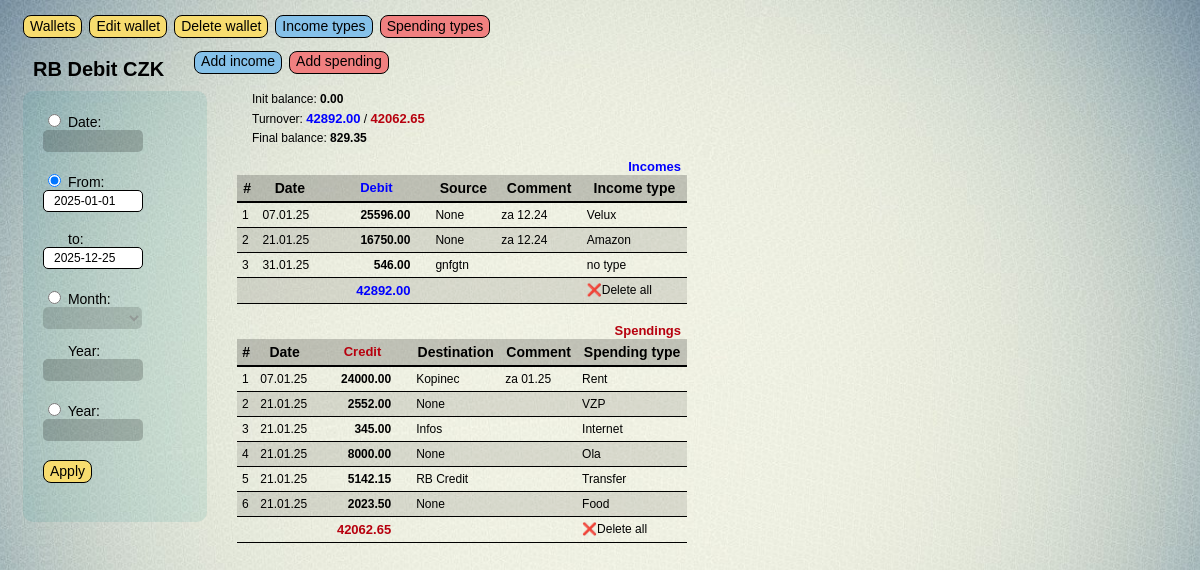
The app's page /finance/home_wlt/6/calendar/?choice=period&start_date=2025-01-01&end_date=2025-12-25 with its own data.
### finance/models.py (models this page shows, shortened)
class Wallet(models.Model):
    W_TYPES = (
        ('a', 'account'),
        ('b', 'bank account'),
        ('c', 'cash'),
        )
    w_name = models.CharField(max_length=20, verbose_name = 'Wallet name')
    w_ticker = models.CharField(max_length=3, verbose_name = 'Currency ticker')
    w_type = models.CharField(max_length=1, choices=W_TYPES, verbose_name = 'Type')
    w_bank = models.CharField(max_length=25, verbose_name = 'Bank name', blank=True)
    w_date = models.DateField(db_index=True, verbose_name = 'Open date')
    w_balance = models.DecimalField(max_digits=12, decimal_places=2, verbose_name = 'Open balance', default=0.00)
    f_name = models.CharField(max_length=24, blank=True, verbose_name='Full wallet name')
    w_limit = models.DecimalField(max_digits=12, decimal_places=2, verbose_name = 'Limit', default=0.00)
    class Meta:
        verbose_name = 'wallet'
        verbose_name_plural = 'wallets'
        ordering = ['w_name']

class Income(models.Model):
    date = models.DateField(db_index=True, verbose_name = 'Date')
    debit = models.DecimalField(max_digits=12, decimal_places=2, verbose_name = 'Sum dt')
    source = models.CharField(max_length=20, null=True, blank=True, verbose_name = 'From')
    comment = models.TextField(max_length=60, null=True, blank=True, verbose_name = 'Comment')
    income_type = models.ForeignKey('Income_type', null=True, blank=True, on_delete=models.PROTECT, verbose_name = 'Income Type')
    wallet = models.ForeignKey(Wallet, null=True, blank=True, on_delete=models.CASCADE, verbose_name = 'Wallet')
    class Meta:
        verbose_name = 'income'
        verbose_name_plural = 'incomes'
        ordering = ['date']

class Income_type(models.Model):
    name = models.CharField(max_length=30, db_index=True, unique=True, verbose_name ='income type')
    def __str__(self):
        return self.name
    class Meta:
        verbose_name = 'income type'
        verbose_name_plural = 'income types'
        ordering = ['name']

class Spending(models.Model):
    date = models.DateField(db_index=True, verbose_name = 'Date')
    credit = models.DecimalField(max_digits=12, decimal_places=2, verbose_name = 'Sum ct')
    destination = models.CharField(max_length=20, null=True, blank=True, verbose_name = 'To')
    comment = models.TextField(max_length=60, null=True, blank=True, verbose_name = 'Comment')
    spending_type = models.ForeignKey('Spending_type', null=True, blank=True, on_delete=models.PROTECT, verbose_name = 'Spending Type')
    wallet = models.ForeignKey(Wallet, null=True, blank=True, on_delete=models.CASCADE, verbose_name='Wallet')
    class Meta:
        verbose_name = 'spending'
        verbose_name_plural = 'spendings'
        ordering = ['date']

class Spending_type(models.Model):
    name = models.CharField(max_length=30, db_index=True, unique=True,  verbose_name ='spending type')
    def __str__(self):
        return self.name
    class Meta:
        verbose_name = 'spending type'
        verbose_name_plural = 'spending types'
        ordering = ['name']

### finance/views.py (the view, shortened to what this page needs)
# urls.py: path('home_wlt/<int:pk>/calendar/', calendar_view, name='calendar'),
def calendar_view(request, pk):
    current_wlt = Wallet.objects.get(pk=pk)
    context = {}
    if request.method == 'GET':
        choice = request.GET.get("choice")
        if choice == "date":#_____________________________________________________________________date
            single_date = request.GET.get("single_date")
            context['single_date'] = single_date
            filtered_dt = Income.objects.filter(wallet=current_wlt, date=single_date)
            filtered_dt_sum = filtered_dt.aggregate(Sum('debit'))['debit__sum'] or Decimal('0.00')
            filtered_ct = Spending.objects.filter(wallet=current_wlt, date=single_date)
            filtered_ct_sum = filtered_ct.aggregate(Sum('credit'))['credit__sum'] or Decimal('0.00')
            data_chart = get_data_chart(filtered_dt, filtered_ct)
            init_date = datetime.strptime(single_date, "%Y-%m-%d").date()
            prev_date = init_date - timedelta(days=1)
            if init_date < current_wlt.w_date:
                init_bal = 0
            else:
                before_obj_dt = Income.objects.filter(wallet=current_wlt, date__range=[current_wlt.w_date, prev_date])
                before_dt_sum = before_obj_dt.aggregate(Sum('debit'))['debit__sum'] or Decimal('0.00')
                before_obj_ct = Spending.objects.filter(wallet=current_wlt, date__range=[current_wlt.w_date, prev_date])
                before_ct_sum = before_obj_ct.aggregate(Sum('credit'))['credit__sum'] or Decimal('0.00')
                init_bal = current_wlt.w_balance + before_dt_sum - before_ct_sum
        elif choice == "period":#_____________________________________________________________________period
            start_date = request.GET.get("start_date")
            end_date = request.GET.get("end_date")
            context['start_date'] = start_date
            context['end_date'] = end_date
            filtered_dt = Income.objects.filter(wallet=current_wlt, date__range=[start_date, end_date])
            filtered_dt_sum = filtered_dt.aggregate(Sum('debit'))['debit__sum'] or Decimal('0.00')
            filtered_ct = Spending.objects.filter(wallet=current_wlt, date__range=[start_date, end_date])
            filtered_ct_sum = filtered_ct.aggregate(Sum('credit'))['credit__sum'] or Decimal('0.00')
            data_chart = get_data_chart(filtered_dt, filtered_ct)
            init_date = datetime.strptime(start_date, "%Y-%m-%d").date()
            prev_date = init_date - timedelta(days=1)
            if init_date < current_wlt.w_date:
                init_bal = 0
            else:
                before_obj_dt = Income.objects.filter(wallet=current_wlt, date__range=[current_wlt.w_date, prev_date])
                before_dt_sum = before_obj_dt.aggregate(Sum('debit'))['debit__sum'] or Decimal('0.00')
                before_obj_ct = Spending.objects.filter(wallet=current_wlt, date__range=[current_wlt.w_date, prev_date])
                before_ct_sum = before_obj_ct.aggregate(Sum('credit'))['credit__sum'] or Decimal('0.00')
                init_bal = current_wlt.w_balance + before_dt_sum - before_ct_sum
    final_balance = init_bal + filtered_dt_sum - filtered_ct_sum
    context['wlt_pk'] = pk
    context['current_wlt'] = current_wlt
    context['init_bal'] = init_bal
    context['filtered_dt'] = filtered_dt
    context['filtered_dt_count']= filtered_dt.count()
    context['filtered_dt_sum'] = filtered_dt_sum
    context['filtered_ct'] = filtered_ct
    context['filtered_ct_count'] = filtered_ct.count()
    context['filtered_ct_sum'] = filtered_ct_sum
    context['dtct_sum'] = filtered_dt_sum + filtered_ct_sum
    context['left'] = current_wlt.w_limit + final_balance
    context['final_balance'] = final_balance
    context['data_chart'] = data_chart
    return render(request, 'finance/home_wlt.html', context)

### finance/templates/finance/home_wlt.html (shortened to what this page needs)
{% extends 'layout/basic.html' %}
{% load static %}
{% block header %}
    <div class='header'>
        <h1>{{current_wlt.f_name}}</h1>
            <button class="btn nav_btn btn_blue" onclick="location.href='{% url 'add_income' current_wlt.pk %}?{% for key, value in request.GET.items %}{{ key }}={{ value }}&{% endfor %}'">Add income</button>
            <button class="btn nav_btn btn_red"  onclick="location.href='{% url 'add_spending' current_wlt.pk %}?{% for key, value in request.GET.items %}{{ key }}={{ value }}&{% endfor %}'">Add spending</button>
    </div>
{% endblock %}
{% block left_side %}
    <div class="container_dark">
        <form method="get" action="{% url 'calendar' current_wlt.pk %}">
            <input type="radio" name="choice" value="date" id="choose-date" onclick="toggleFields()" {% if single_date %}checked{% endif %}>
            <label>Date:<input type="text" name="single_date" id="single_date" class="flatpickr" data-enable-time="false" data-date-format="Y-m-d" value="{{ single_date }}"></label>
            <p><input type="radio" name="choice" value="period" id="choose-period" onclick="toggleFields()" {% if start_date or end_date %}checked{% endif %}>
            <label>From:</label>
            <input type="text" name="start_date" id="start_date" class="flatpickr" data-enable-time="false" data-date-format="Y-m-d" value="{{ info_init|date:'Y-m-d' }}" {% if not start_date %}disabled{% endif %}></p>
            <p><label style="margin-left: 25px;">to:</label>
            <input type="text" name="end_date" id="end_date" class="flatpickr" data-enable-time="false" data-date-format="Y-m-d" value="{{ end_date }}" {% if not start_date %}disabled{% endif %}></p>
            <p><input type="radio" name="choice" value="month_year" id="choose-month-year" onclick="toggleFields()" {% if month and year %}checked{% endif %}>
            <label>Month:</label>
            <select name="month" id="month" {% if not month and not year %}disabled{% endif %}>
            </select></p>
            <label style="margin-left: 25px;">Year:</label>
            <input type="number" name="year" id="year" min="1900" max="2100" value="{{ year }}" {% if not month and not year %}disabled{% endif %}>
            <p><input type="radio" name="choice" value="year_only" id="choose-year-only" onclick="toggleFields()" {% if year_only %}checked{% endif %}>
            <label>Year:</label>
            <input type="number" name="year_only" id="year_only" min="1900" max="2100" value="{{ year_only }}" {% if not year_only %}disabled{% endif %}></p>
            <p><button class='btn nav_btn' type='submit'>Apply</button></p>
        </form>
    </div>
{% endblock %}
{% block right_side %}
    {% if dtct_sum != 0 %}
        <div class="info_txt">
            <p>Init balance:  <span class="bal">{{ init_bal|floatformat:2 }}</span></p>
            <p>Turnover: <span class="d">{{ filtered_dt_sum|floatformat:2 }}</span>  /  <span class="c">{{ filtered_ct_sum|floatformat:2 }}</span> </p>
            <p>Final balance: <span class="bal">{{ final_balance|floatformat:2 }}</span></p>
        </div>
        <button class="collapsible dt d">Incomes</button>
        <table>
            <thead>
                <tr>
                    <th>#</th>
                    <th>Date</th>
                    <th class="d">Debit</th>
                    <th>Source</th>
                    <th>Comment</th>
                    <th>Income type</th>
                </tr>
            </thead>
            <tbody>
                {% for rec in filtered_dt %}
                <tr class="table-container dt">
                    <td>{{ forloop.counter }}</td>
                    <td>{{ rec.date|date:"d.m.y" }}</td>
                    <td style="text-align: right; padding: 5px 20px 5px 10px; font-weight: bold;">
                        <a href="{% url 'update_income' w_pk=current_wlt.pk income_pk=rec.pk %}?{% for key, value in request.GET.items %}{{ key }}={{ value }}&{% endfor %}">{{ rec.debit }}</a>
                    </td>
                    <td>{{ rec.source }}</td>
                    <td>{{ rec.comment }}</td>
                    <td>{{ rec.income_type }}</td>
                </tr>
                {% endfor %}
                <tr class="always-visible">
                    <td></td>
                    <td></td>
                    <td style="text-align: right; padding: 5px 20px 5px 20px;" class="d">{{ filtered_dt_sum|floatformat:2 }}</td>
                    <td></td>
                    <td></td>
                    <td><a href="#" class="delete_dt_link" data_url_dt="{% url 'delete_filtered_dt' w_pk=current_wlt.pk %}
?params={% for key, value in request.GET.items %}{{ key }}={{ value }}*{% endfor %}&ids={% for item in filtered_dt %}{{ item.pk }}/{% endfor %}">❌Delete all</a>
                </tr>
            </tbody>
        </table>
        <br>
        <button class="collapsible ct c">Spendings</button>
        <table>
            <thead>
                <tr>
                    <th>#</th>
                    <th>Date</th>
                    <th class="c">Credit</th>
                    <th>Destination</th>
                    <th>Comment</th>
                    <th>Spending type</th>
                </tr>
            </thead>
            <tbody>
                {% for rec in filtered_ct %}
                <tr class="table-container ct">
                    <td>{{ forloop.counter }}</td>
                    <td>{{ rec.date|date:"d.m.y" }}</td>
                    <td style="text-align: right; padding: 5px 20px 5px 10px; font-weight: bold;">
                        <a href="{% url 'update_spending' w_pk=current_wlt.pk spending_pk=rec.pk %}?{% for key, value in request.GET.items %}{{ key }}={{ value }}&{% endfor %}">{{ rec.credit }}</a>
                    </td>
                    <td>{{ rec.destination }}</td>
                    <td>{{ rec.comment }}</td>
                    <td>{{ rec.spending_type }}</td>
                </tr>
                {% endfor %}
                <tr class="always-visible">
                    <td></td>
                    <td></td>
                    <td style="text-align: right; padding: 5px 20px 5px 20px;" class="c">{{ filtered_ct_sum|floatformat:2 }}</td>
                    <td></td>
                    <td></td>
                    <td><a href="#" class="delete_ct_link" data_url_ct="{% url 'delete_filtered_ct' w_pk=current_wlt.pk %}
?params={% for key, value in request.GET.items %}{{ key }}={{ value }}*{% endfor %}&ids={% for item in filtered_ct %}{{ item.pk }}/{% endfor %}">❌Delete all</a>
                    </td>
                </tr>
            </tbody>
        </table>
    {% else %}
        <p>no turnover for this period</p>
    {% endif %}
{% endblock %}
{% block diagram %}
    {% if dtct_sum > 0 %}
        <div id="stacked_chart" style="width: 500px; height: 500px;"></div>
    {% endif %}
{% endblock%}

### finance/static/finance/style.css (style rules this page uses)
body { position: relative; z-index: 0; background-image: url('bg_v2.jpg'); background-size: cover; background-repeat: no-repeat; background-position: center; font-family: Arial, sans-serif; text-decoration: none; color: black; }
.header { display: flex; flex-direction: row; margin: 0px 0px 0px 10px; text-align: left; align-items: center; }
h1 { font-size: 20px; font-weight: bold; margin: 15px 30px 0px 15px; }
.btn { border: 1px solid black; line-height: 1.1; cursor: pointer; transition: transform 0.2s; text-decoration: none; text-align: center; border-radius: 8px; white-space: normal; word-wrap: break-word; }
.nav_btn { background-color: rgb(247, 220, 111); min-height: 23px; height: fit-content; margin: 0px 7px 0px 0px; font-size: 14px; }
.btn_blue { background-color: rgb(133, 193, 233); }
.btn_red { background-color: #f08080; }
.container_dark { margin: 10px; padding:10px; background-color: rgba(0, 139, 139, 0.1); border-radius: 10px; }
form { font-size: 14px; padding: 10px 10px 15px 10px; margin: 0px 0px 0px 0px; }
input[type="text"], [type="number"], textarea { padding: 0px 5px 0px 10px; height: 22px; width: 100px; margin: 0px 10px 5px 0px; border: 1px solid black; font-size: 12px; border-radius: 5px; }
input:disabled, select:disabled { background-color: rgba(0, 0, 0, 0.2); border: none; }
select { font-size: 12px; padding: 2px 10px 2px 10px; margin: 0px 5px 0px 0px; background-color: white; border: 0.5px solid black; cursor: pointer; border-radius: 5px; height: 22px; }
table { min-width: 450px; width: fit; border-collapse: collapse; font-size: 12px; text-align: left; }
table th { background-color: rgba(0, 0, 0, 0.2); padding: 5px; border-bottom: 2px solid black; font-size: 14px; text-align: center; }
table td { padding: 5px; border-bottom: 1px solid black; }
table td a { text-decoration: none; color: inherit; }
table tr:nth-child(even) { background-color: rgba(0, 0, 0, 0.1); }
.collapsible { cursor: pointer; background-color: rgba(0, 0, 0, 0); border: none; text-align: right; outline: none; width: 100%; }
.table-container { display: none; overflow: hidden; }
.always-visible { display: table-row; }
.dt.table-container, .ct.table-container { display: table-row; }
.info_txt { margin: 15px; font-size: 12px; line-height: 0.6 }
.bal { font-weight: bold; font-size: 12px; }
.d { font-weight: bold; color: blue; font-size: 13px; }
.c { font-weight: bold; color: rgb(183, 0, 14); font-size: 13px; }

### records on screen
Wallet: f_name "RB Debit CZK"
Income: date "07.01.25", debit "25596.00", source "None", comment "za 12.24", income_type "Velux"
Income: date "21.01.25", debit "16750.00", source "None", comment "za 12.24", income_type "Amazon"
Income: date "31.01.25", debit "546.00", source "gnfgtn", income_type "no type"
Spending: date "07.01.25", credit "24000.00", destination "Kopinec", comment "za 01.25", spending_type "Rent"
Spending: date "21.01.25", credit "2552.00", destination "None", spending_type "VZP"
Spending: date "21.01.25", credit "345.00", destination "Infos", spending_type "Internet"
Spending: date "21.01.25", credit "8000.00", destination "None", spending_type "Ola"
Spending: date "21.01.25", credit "5142.15", destination "RB Credit", spending_type "Transfer"
Spending: date "21.01.25", credit "2023.50", destination "None", spending_type "Food"

### other values on screen
{{ init_bal|floatformat:2 }} "0.00"
{{ filtered_dt_sum|floatformat:2 }} "42892.00"
{{ filtered_ct_sum|floatformat:2 }} "42062.65"
{{ final_balance|floatformat:2 }} "829.35"
